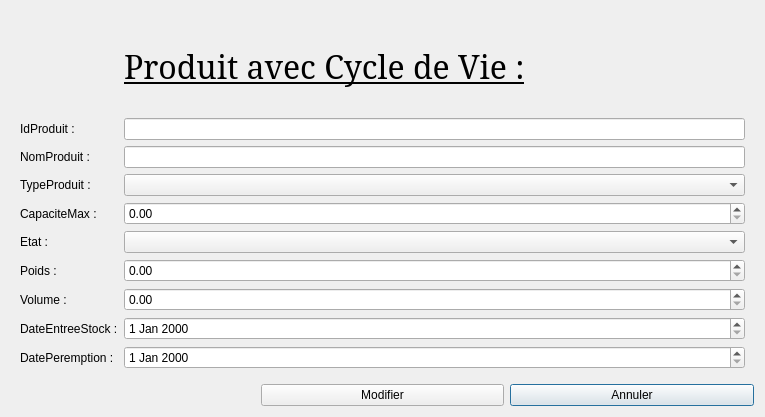
<?xml version="1.0" encoding="UTF-8"?>
<ui version="4.0">
 <class>modifierproduit</class>
 <widget class="QDialog" name="modifierproduit">
  <property name="geometry">
   <rect>
    <x>0</x>
    <y>0</y>
    <width>765</width>
    <height>417</height>
   </rect>
  </property>
  <property name="windowTitle">
   <string>Dialog</string>
  </property>
  <layout class="QGridLayout" name="gridLayout">
   <item row="0" column="0" colspan="3">
    <widget class="QStackedWidget" name="stackedWidget">
     <property name="currentIndex">
      <number>1</number>
     </property>
     <widget class="QWidget" name="page_ProduitAvecCaracteristiques">
      <layout class="QGridLayout" name="gridLayout_2">
       <item row="0" column="1">
        <widget class="QLabel" name="Titre">
         <property name="font">
          <font>
           <family>SimSun</family>
           <pointsize>24</pointsize>
           <underline>true</underline>
          </font>
         </property>
         <property name="text">
          <string>Produit avec Caractéristiques :</string>
         </property>
        </widget>
       </item>
       <item row="1" column="0">
        <widget class="QLabel" name="IdProduit">
         <property name="text">
          <string>IdProduit :</string>
         </property>
        </widget>
       </item>
       <item row="1" column="1">
        <widget class="QLineEdit" name="IdProduit_2"/>
       </item>
       <item row="2" column="0">
        <widget class="QLabel" name="NomProduit">
         <property name="text">
          <string>NomProduit :</string>
         </property>
        </widget>
       </item>
       <item row="2" column="1">
        <widget class="QLineEdit" name="NomProduit_2"/>
       </item>
       <item row="3" column="0">
        <widget class="QLabel" name="TypeProduit">
         <property name="text">
          <string>TypeProduit :</string>
         </property>
        </widget>
       </item>
       <item row="3" column="1">
        <widget class="QComboBox" name="TypeProduit_2"/>
       </item>
       <item row="4" column="0">
        <widget class="QLabel" name="CapaciteMax">
         <property name="text">
          <string>CapaciteMax :</string>
         </property>
        </widget>
       </item>
       <item row="4" column="1">
        <widget class="QDoubleSpinBox" name="CapaciteMax_2"/>
       </item>
       <item row="5" column="0">
        <widget class="QLabel" name="Etat">
         <property name="text">
          <string>Etat :</string>
         </property>
        </widget>
       </item>
       <item row="5" column="1">
        <widget class="QComboBox" name="Etat_2"/>
       </item>
       <item row="6" column="0">
        <widget class="QLabel" name="Poids">
         <property name="text">
          <string>Poids :</string>
         </property>
        </widget>
       </item>
       <item row="6" column="1">
        <widget class="QDoubleSpinBox" name="Poids_2"/>
       </item>
       <item row="7" column="0">
        <widget class="QLabel" name="Volume">
         <property name="text">
          <string>Volume :</string>
         </property>
        </widget>
       </item>
       <item row="7" column="1">
        <widget class="QDoubleSpinBox" name="Volume_2"/>
       </item>
       <item row="8" column="0">
        <widget class="QLabel" name="DateEntreeStock">
         <property name="text">
          <string>DateEntreeStock :</string>
         </property>
        </widget>
       </item>
       <item row="8" column="1">
        <widget class="QDateEdit" name="DateEntreeStock_2"/>
       </item>
       <item row="9" column="0">
        <widget class="QLabel" name="ConditionsConservation">
         <property name="text">
          <string>ConditionsConservation :</string>
         </property>
        </widget>
       </item>
       <item row="9" column="1">
        <widget class="QTextEdit" name="ConditionsConservation_2"/>
       </item>
      </layout>
     </widget>
     <widget class="QWidget" name="page_ProduitAvecCycleDeVie">
      <layout class="QGridLayout" name="gridLayout_3">
       <item row="8" column="1">
        <widget class="QDoubleSpinBox" name="Poids_4"/>
       </item>
       <item row="3" column="1">
        <widget class="QComboBox" name="TypeProduit_4"/>
       </item>
       <item row="10" column="1">
        <widget class="QDateEdit" name="DateEntreeStock_4"/>
       </item>
       <item row="11" column="1">
        <widget class="QDateEdit" name="DatePeremption_2"/>
       </item>
       <item row="8" column="0">
        <widget class="QLabel" name="Poids_3">
         <property name="text">
          <string>Poids :</string>
         </property>
        </widget>
       </item>
       <item row="5" column="0">
        <widget class="QLabel" name="Etat_3">
         <property name="text">
          <string>Etat :</string>
         </property>
        </widget>
       </item>
       <item row="0" column="1">
        <widget class="QLabel" name="Titre_2">
         <property name="font">
          <font>
           <family>SimSun</family>
           <pointsize>24</pointsize>
           <underline>true</underline>
          </font>
         </property>
         <property name="text">
          <string>Produit avec Cycle de Vie :</string>
         </property>
        </widget>
       </item>
       <item row="3" column="0">
        <widget class="QLabel" name="TypeProduit_3">
         <property name="text">
          <string>TypeProduit :</string>
         </property>
        </widget>
       </item>
       <item row="2" column="1">
        <widget class="QLineEdit" name="NomProduit_4"/>
       </item>
       <item row="9" column="1">
        <widget class="QDoubleSpinBox" name="Volume_4"/>
       </item>
       <item row="10" column="0">
        <widget class="QLabel" name="DateEntreeStock_3">
         <property name="text">
          <string>DateEntreeStock :</string>
         </property>
        </widget>
       </item>
       <item row="9" column="0">
        <widget class="QLabel" name="Volume_3">
         <property name="text">
          <string>Volume :</string>
         </property>
        </widget>
       </item>
       <item row="4" column="0">
        <widget class="QLabel" name="CapaciteMax_3">
         <property name="text">
          <string>CapaciteMax :</string>
         </property>
        </widget>
       </item>
       <item row="2" column="0">
        <widget class="QLabel" name="NomProduit_3">
         <property name="text">
          <string>NomProduit :</string>
         </property>
        </widget>
       </item>
       <item row="1" column="1">
        <widget class="QLineEdit" name="IdProduit_4"/>
       </item>
       <item row="11" column="0">
        <widget class="QLabel" name="DatePeremption">
         <property name="text">
          <string>DatePeremption :</string>
         </property>
        </widget>
       </item>
       <item row="5" column="1">
        <widget class="QComboBox" name="Etat_4"/>
       </item>
       <item row="1" column="0">
        <widget class="QLabel" name="IdProduit_3">
         <property name="text">
          <string>IdProduit :</string>
         </property>
        </widget>
       </item>
       <item row="4" column="1">
        <widget class="QDoubleSpinBox" name="CapaciteMax_4"/>
       </item>
      </layout>
     </widget>
    </widget>
   </item>
   <item row="1" column="2">
    <widget class="QPushButton" name="Annuler">
     <property name="text">
      <string>Annuler</string>
     </property>
    </widget>
   </item>
   <item row="1" column="1">
    <widget class="QPushButton" name="Modifier">
     <property name="text">
      <string>Modifier</string>
     </property>
    </widget>
   </item>
  </layout>
 </widget>
 <resources/>
 <connections/>
</ui>
